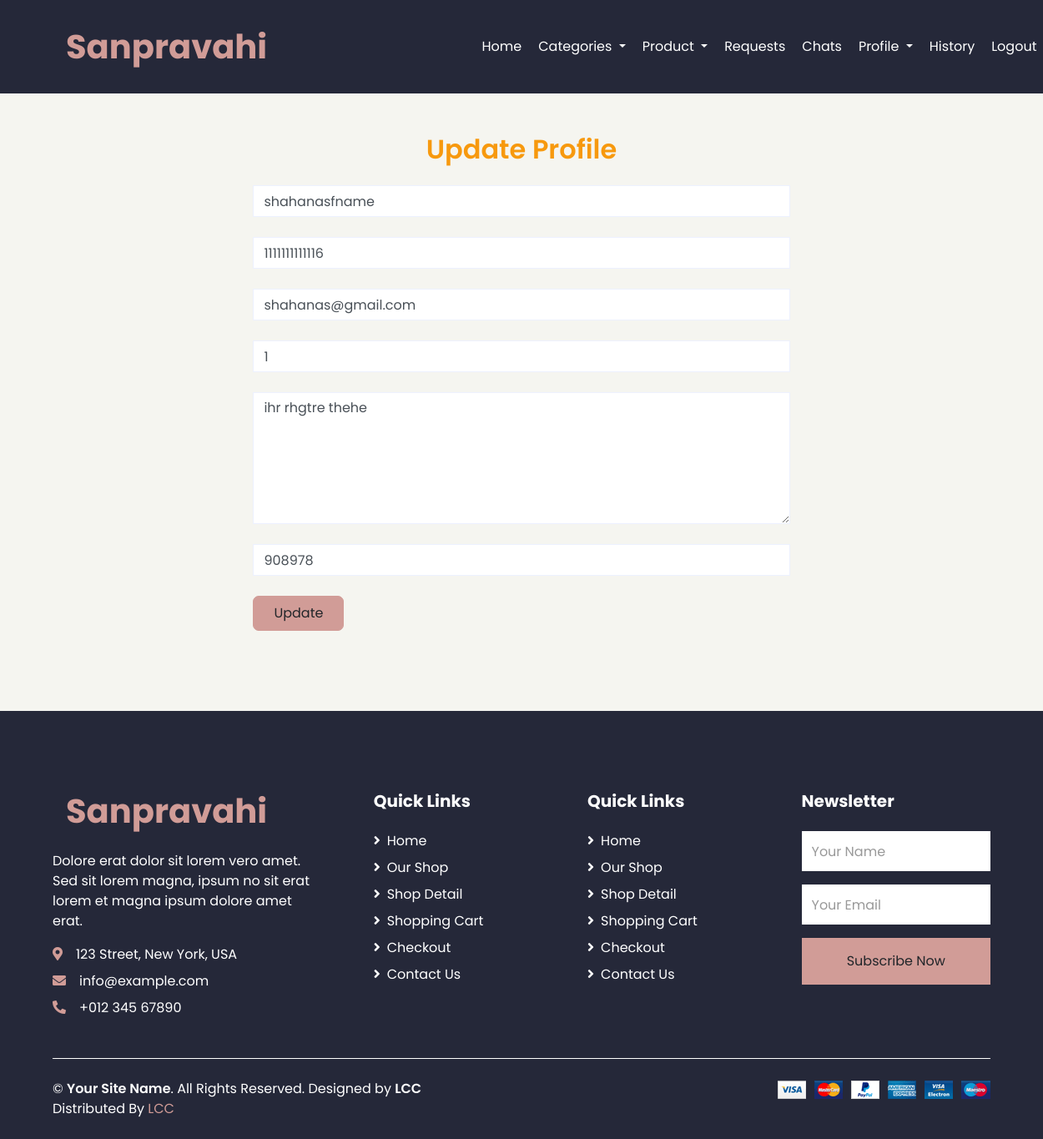
Page /freelancer-updateprofile/ (signed in) on the committed database.
### artist_app/models.py (models this page shows)
class FreelancerReg(models.Model):
    f_log=models.ForeignKey(Login,on_delete=models.CASCADE)
    f_name=models.CharField(max_length=30)
    phone=models.CharField(max_length=30)
    email=models.EmailField()
    experience=models.CharField(max_length=30)
    address=models.TextField()
    pin=models.CharField(max_length=6)
    f_status=models.CharField(max_length=30,default='Pending')

### artist_app/views.py (the view, shortened to what this page needs)
# urls.py: path('freelancer-updateprofile/',views.freelancer_updateprofile),
def freelancer_updateprofile(request):
    freelancer=request.session['fid']
    fdata=FreelancerReg.objects.get(f_log_id=freelancer)
    print(fdata,'freelancer,,,,,,,,,,,')
    return render(request,'freelancer/freelancer_updateprofile.html',{'fdata':fdata})

### templates/freelancer/freelancer_updateprofile.html (shortened to what this page needs)
{% extends 'freelancer/freelancer_dashboard.html' %}
{% block content %}
<div class="container-fluid pt-5">
    <div class="text-center mb-4">
        <h2 style="font-weight: 600; color: #F7990e;">Update Profile</h2>
    </div>
    <div class="row px-xl-5 ">
        <div class="col-lg-7 mb-5 mx-auto">
            <div class="contact-form">
                <form method="post">
                    <div class="control-group">
                        <input type="text" class="form-control" value="{{fdata.f_name}}" name="fullname"  placeholder="Full name" required/>
                    </div><br>
                    <div class="control-group">
                        <input type="text" class="form-control" value="{{fdata.phone}}" name="phone"  placeholder="Phone" required  />
                    </div><br>
                    <div class="control-group">
                        <input type="email" class="form-control" value="{{fdata.email}}" name="email"  placeholder="Email" required/>
                    </div><br>
                    <div class="control-group">
                        <input type="text" class="form-control" value="{{fdata.experience}}" name="exp"  placeholder="Years of Experience" required  />
                    </div><br>
                    <div class="control-group">
                        <textarea class="form-control" rows="6" name="address" placeholder="Address"
                            required >{{fdata.address}}</textarea>
                    </div><br>
                    <div class="control-group">
                        <input type="text" class="form-control" value="{{fdata.pin}}" name="pin"  placeholder="Pin" required  />
                    </div><br>
                    <div>
                        <button class="btn btn-primary py-2 px-4" type="submit" style="border-radius: 7px;" >Update</button>
                    </div>
                </form>
            </div>
        </div>
    </div>
</div>
{% endblock %}

### rows in the picture
FreelancerReg: fullname "shahanasfname", phone "1111111111116", email "shahanas@gmail.com", exp "1", address "ihr rhgtre thehe", pin "908978"
